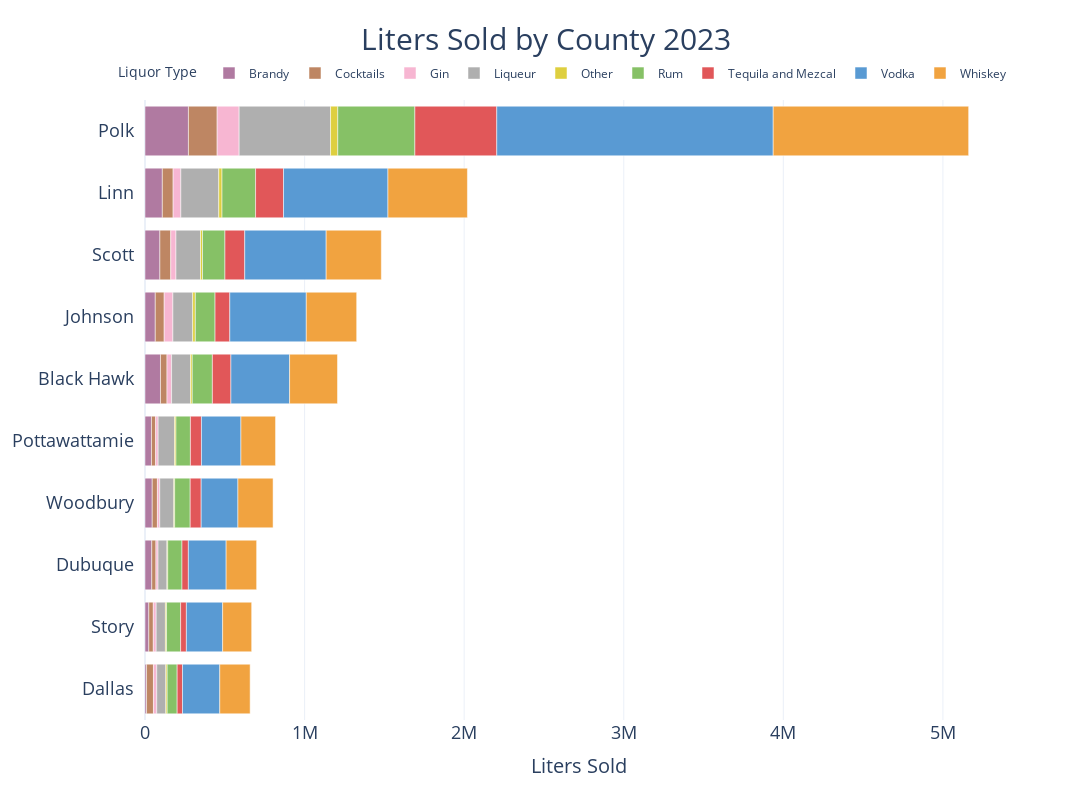

This figure's notebook cell:
### Code cell
county_order = ['Polk', 'Linn', 'Scott', 'Johnson', 'Black Hawk', 'Pottawattamie', 'Woodbury', 'Dubuque', 'Story', 'Dallas']
fig = px.bar(
    cat_df_long,
    x='liters_sold_per_cat',  
    y='county',
    color='liquor_type',  # stack by 
    title='Liters Sold by County per Year',
    labels={'county': 'County ','liquor_type': 'Liquor Type ', 'liters_sold_per_cat': 'Liters Sold per Category '}, 
    template='plotly_white',
    color_discrete_map = liquor_colors,
    category_orders = {'county': county_order}
)

fig.update_layout(
    xaxis = dict(
        title = 'Liters Sold',
        title_font = dict(size = 20),
        tickfont=dict(size=18),
        tickformat = '.0s'
    ),
    
    yaxis = dict(
        title= None,
        title_font = dict(size = 20),
        tickfont=dict(size=18),
        ticksuffix = '  '
    ),

     legend=dict(
        orientation="h",
        yanchor="bottom",
        y=1.02,
        xanchor="right",
        x=1,
    ),
        title=dict(
        text = "Liters Sold by County 2023",
        font = dict(size = 30),
        x = .5,
        xanchor = 'center'),
    width = 1100,
    height = 800,
)

fig.show()

### Figure 1 — Plotly figure (JSON) as saved in the notebook; plotly's stock layout.template omitted (floating-point values rounded to 4 significant figures)
{"data": [{"alignmentgroup": "True", "hovertemplate": "Liquor Type =Brandy<br>Liters Sold per Category =%{x}<br>County =%{y}<extra></extra>", "legendgroup": "Brandy", "marker": {"color": "#b07aa1", "pattern": {"shape": ""}}, "name": "Brandy", "offsetgroup": "Brandy", "orientation": "h", "showlegend": true, "textposition": "auto", "type": "bar", "x": [96990.0, 9729.0, 42470.0, 64440.0, 108600.0, 272100.0, 40460.0, 93110.0, 23930.0, 45370.0], "xaxis": "x", "y": ["Black Hawk", "Dallas", "Dubuque", "Johnson", "Linn", "Polk", "Pottawattamie", "Scott", "Story", "Woodbury"], "yaxis": "y"}, {"alignmentgroup": "True", "hovertemplate": "Liquor Type =Cocktails<br>Liters Sold per Category =%{x}<br>County =%{y}<extra></extra>", "legendgroup": "Cocktails", "marker": {"color": "#be8663", "pattern": {"shape": ""}}, "name": "Cocktails", "offsetgroup": "Cocktails", "orientation": "h", "showlegend": true, "textposition": "auto", "type": "bar", "x": [40800.0, 43200.0, 26060.0, 55820.0, 67730.0, 180000.0, 26170.0, 68370.0, 28150.0, 32350.0], "xaxis": "x", "y": ["Black Hawk", "Dallas", "Dubuque", "Johnson", "Linn", "Polk", "Pottawattamie", "Scott", "Story", "Woodbury"], "yaxis": "y"}, {"alignmentgroup": "True", "hovertemplate": "Liquor Type =Gin<br>Liters Sold per Category =%{x}<br>County =%{y}<extra></extra>", "legendgroup": "Gin", "marker": {"color": "#f7b6d2", "pattern": {"shape": ""}}, "name": "Gin", "offsetgroup": "Gin", "orientation": "h", "showlegend": true, "textposition": "auto", "type": "bar", "x": [28910.0, 20690.0, 13250.0, 54530.0, 48290.0, 137900.0, 15760.0, 32630.0, 18010.0, 14790.0], "xaxis": "x", "y": ["Black Hawk", "Dallas", "Dubuque", "Johnson", "Linn", "Polk", "Pottawattamie", "Scott", "Story", "Woodbury"], "yaxis": "y"}, {"alignmentgroup": "True", "hovertemplate": "Liquor Type =Liqueur<br>Liters Sold per Category =%{x}<br>County =%{y}<extra></extra>", "legendgroup": "Liqueur", "marker": {"color": "#afafaf", "pattern": {"shape": ""}}, "name": "Liqueur", "offsetgroup": "Liqueur", "orientation": "h", "showlegend": true, "textposition": "auto", "type": "bar", "x": [118400.0, 56730.0, 55840.0, 124000.0, 237700.0, 572700.0, 103000.0, 153600.0, 57870.0, 87930.0], "xaxis": "x", "y": ["Black Hawk", "Dallas", "Dubuque", "Johnson", "Linn", "Polk", "Pottawattamie", "Scott", "Story", "Woodbury"], "yaxis": "y"}, {"alignmentgroup": "True", "hovertemplate": "Liquor Type =Other<br>Liters Sold per Category =%{x}<br>County =%{y}<extra></extra>", "legendgroup": "Other", "marker": {"color": "#decf3f", "pattern": {"shape": ""}}, "name": "Other", "offsetgroup": "Other", "orientation": "h", "showlegend": true, "textposition": "auto", "type": "bar", "x": [10930.0, 8675.0, 4784.0, 16620.0, 20320.0, 45230.0, 8620.0, 12780.0, 7135.0, 5510.0], "xaxis": "x", "y": ["Black Hawk", "Dallas", "Dubuque", "Johnson", "Linn", "Polk", "Pottawattamie", "Scott", "Story", "Woodbury"], "yaxis": "y"}, {"alignmentgroup": "True", "hovertemplate": "Liquor Type =Rum<br>Liters Sold per Category =%{x}<br>County =%{y}<extra></extra>", "legendgroup": "Rum", "marker": {"color": "#86c166", "pattern": {"shape": ""}}, "name": "Rum", "offsetgroup": "Rum", "orientation": "h", "showlegend": true, "textposition": "auto", "type": "bar", "x": [126200.0, 62530.0, 89320.0, 123500.0, 210300.0, 483300.0, 90530.0, 140400.0, 88220.0, 97310.0], "xaxis": "x", "y": ["Black Hawk", "Dallas", "Dubuque", "Johnson", "Linn", "Polk", "Pottawattamie", "Scott", "Story", "Woodbury"], "yaxis": "y"}, {"alignmentgroup": "True", "hovertemplate": "Liquor Type =Tequila and Mezcal<br>Liters Sold per Category =%{x}<br>County =%{y}<extra></extra>", "legendgroup": "Tequila and Mezcal", "marker": {"color": "#e15759", "pattern": {"shape": ""}}, "name": "Tequila and Mezcal", "offsetgroup": "Tequila and Mezcal", "orientation": "h", "showlegend": true, "textposition": "auto", "type": "bar", "x": [116100.0, 33350.0, 40010.0, 92520.0, 175200.0, 513100.0, 69260.0, 124000.0, 36020.0, 68770.0], "xaxis": "x", "y": ["Black Hawk", "Dallas", "Dubuque", "Johnson", "Linn", "Polk", "Pottawattamie", "Scott", "Story", "Woodbury"], "yaxis": "y"}, {"alignmentgroup": "True", "hovertemplate": "Liquor Type =Vodka<br>Liters Sold per Category =%{x}<br>County =%{y}<extra></extra>", "legendgroup": "Vodka", "marker": {"color": "#599ad3", "pattern": {"shape": ""}}, "name": "Vodka", "offsetgroup": "Vodka", "orientation": "h", "showlegend": true, "textposition": "auto", "type": "bar", "x": [367800.0, 233700.0, 236600.0, 479200.0, 654300.0, 1732000.0, 247300.0, 510300.0, 227100.0, 230200.0], "xaxis": "x", "y": ["Black Hawk", "Dallas", "Dubuque", "Johnson", "Linn", "Polk", "Pottawattamie", "Scott", "Story", "Woodbury"], "yaxis": "y"}, {"alignmentgroup": "True", "hovertemplate": "Liquor Type =Whiskey<br>Liters Sold per Category =%{x}<br>County =%{y}<extra></extra>", "legendgroup": "Whiskey", "marker": {"color": "#f1a340", "pattern": {"shape": ""}}, "name": "Whiskey", "offsetgroup": "Whiskey", "orientation": "h", "showlegend": true, "textposition": "auto", "type": "bar", "x": [300100.0, 190200.0, 191200.0, 315800.0, 497900.0, 1225000.0, 217000.0, 345700.0, 182000.0, 220300.0], "xaxis": "x", "y": ["Black Hawk", "Dallas", "Dubuque", "Johnson", "Linn", "Polk", "Pottawattamie", "Scott", "Story", "Woodbury"], "yaxis": "y"}], "layout": {"barmode": "relative", "height": 800, "legend": {"orientation": "h", "title": {"text": "Liquor Type "}, "tracegroupgap": 0, "x": 1, "xanchor": "right", "y": 1.02, "yanchor": "bottom"}, "title": {"font": {"size": 30}, "text": "Liters Sold by County 2023", "x": 0.5, "xanchor": "center"}, "width": 1100, "xaxis": {"anchor": "y", "autorange": true, "domain": [0, 1], "range": [0, 5433000.0], "tickfont": {"size": 18}, "tickformat": ".0s", "title": {"font": {"size": 20}, "text": "Liters Sold"}, "type": "linear"}, "yaxis": {"anchor": "x", "autorange": true, "categoryarray": ["Dallas", "Story", "Dubuque", "Woodbury", "Pottawattamie", "Black Hawk", "Johnson", "Scott", "Linn", "Polk"], "categoryorder": "array", "domain": [0, 1], "range": [-0.5, 9.5], "tickfont": {"size": 18}, "ticksuffix": "  ", "title": {"font": {"size": 20}}, "type": "category"}}}
